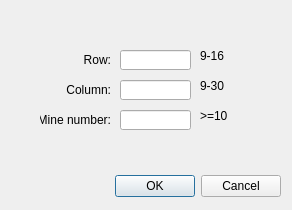
<?xml version="1.0" encoding="UTF-8"?>
<ui version="4.0">
 <class>CustomMenu</class>
 <widget class="QDialog" name="CustomMenu">
  <property name="geometry">
   <rect>
    <x>0</x>
    <y>0</y>
    <width>292</width>
    <height>210</height>
   </rect>
  </property>
  <property name="windowTitle">
   <string>Dialog</string>
  </property>
  <widget class="QDialogButtonBox" name="buttonBox">
   <property name="geometry">
    <rect>
     <x>10</x>
     <y>170</y>
     <width>271</width>
     <height>32</height>
    </rect>
   </property>
   <property name="orientation">
    <enum>Qt::Horizontal</enum>
   </property>
   <property name="standardButtons">
    <set>QDialogButtonBox::Cancel|QDialogButtonBox::Ok</set>
   </property>
  </widget>
  <widget class="QLineEdit" name="row">
   <property name="geometry">
    <rect>
     <x>120</x>
     <y>50</y>
     <width>71</width>
     <height>20</height>
    </rect>
   </property>
   <property name="alignment">
    <set>Qt::AlignRight|Qt::AlignTrailing|Qt::AlignVCenter</set>
   </property>
  </widget>
  <widget class="QLineEdit" name="column">
   <property name="geometry">
    <rect>
     <x>120</x>
     <y>80</y>
     <width>71</width>
     <height>20</height>
    </rect>
   </property>
   <property name="alignment">
    <set>Qt::AlignRight|Qt::AlignTrailing|Qt::AlignVCenter</set>
   </property>
  </widget>
  <widget class="QLineEdit" name="number">
   <property name="geometry">
    <rect>
     <x>120</x>
     <y>110</y>
     <width>71</width>
     <height>20</height>
    </rect>
   </property>
   <property name="alignment">
    <set>Qt::AlignRight|Qt::AlignTrailing|Qt::AlignVCenter</set>
   </property>
  </widget>
  <widget class="QLabel" name="label">
   <property name="geometry">
    <rect>
     <x>40</x>
     <y>50</y>
     <width>71</width>
     <height>20</height>
    </rect>
   </property>
   <property name="text">
    <string>Row:</string>
   </property>
   <property name="alignment">
    <set>Qt::AlignRight|Qt::AlignTrailing|Qt::AlignVCenter</set>
   </property>
   <property name="margin">
    <number>-2</number>
   </property>
  </widget>
  <widget class="QLabel" name="label_2">
   <property name="geometry">
    <rect>
     <x>40</x>
     <y>80</y>
     <width>71</width>
     <height>20</height>
    </rect>
   </property>
   <property name="text">
    <string>Column:</string>
   </property>
   <property name="alignment">
    <set>Qt::AlignRight|Qt::AlignTrailing|Qt::AlignVCenter</set>
   </property>
   <property name="margin">
    <number>-2</number>
   </property>
  </widget>
  <widget class="QLabel" name="label_3">
   <property name="geometry">
    <rect>
     <x>40</x>
     <y>110</y>
     <width>71</width>
     <height>20</height>
    </rect>
   </property>
   <property name="text">
    <string>Mine number:</string>
   </property>
   <property name="alignment">
    <set>Qt::AlignRight|Qt::AlignTrailing|Qt::AlignVCenter</set>
   </property>
   <property name="margin">
    <number>-2</number>
   </property>
  </widget>
  <widget class="QLabel" name="label_4">
   <property name="geometry">
    <rect>
     <x>200</x>
     <y>50</y>
     <width>54</width>
     <height>12</height>
    </rect>
   </property>
   <property name="text">
    <string>9-16</string>
   </property>
  </widget>
  <widget class="QLabel" name="label_5">
   <property name="geometry">
    <rect>
     <x>200</x>
     <y>80</y>
     <width>54</width>
     <height>12</height>
    </rect>
   </property>
   <property name="text">
    <string>9-30</string>
   </property>
  </widget>
  <widget class="QLabel" name="label_6">
   <property name="geometry">
    <rect>
     <x>200</x>
     <y>110</y>
     <width>54</width>
     <height>12</height>
    </rect>
   </property>
   <property name="text">
    <string>&gt;=10</string>
   </property>
  </widget>
 </widget>
 <resources/>
 <connections>
  <connection>
   <sender>buttonBox</sender>
   <signal>accepted()</signal>
   <receiver>CustomMenu</receiver>
   <slot>accept()</slot>
   <hints>
    <hint type="sourcelabel">
     <x>248</x>
     <y>254</y>
    </hint>
    <hint type="destinationlabel">
     <x>157</x>
     <y>274</y>
    </hint>
   </hints>
  </connection>
  <connection>
   <sender>buttonBox</sender>
   <signal>rejected()</signal>
   <receiver>CustomMenu</receiver>
   <slot>reject()</slot>
   <hints>
    <hint type="sourcelabel">
     <x>316</x>
     <y>260</y>
    </hint>
    <hint type="destinationlabel">
     <x>286</x>
     <y>274</y>
    </hint>
   </hints>
  </connection>
 </connections>
</ui>
